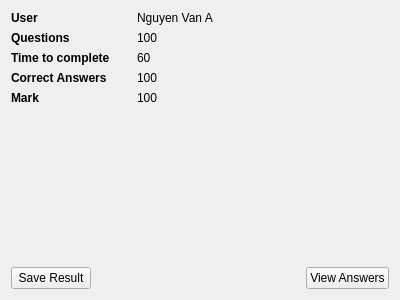
<?xml version="1.0" encoding="UTF-8"?>
<ui version="4.0">
 <class>FrmExamResult</class>
 <widget class="QWidget" name="FrmExamResult">
  <property name="geometry">
   <rect>
    <x>0</x>
    <y>0</y>
    <width>400</width>
    <height>300</height>
   </rect>
  </property>
  <property name="windowTitle">
   <string>Form</string>
  </property>
  <layout class="QGridLayout" name="gridLayout">
   <item row="6" column="0" colspan="2">
    <layout class="QHBoxLayout" name="horizontalLayout">
     <item>
      <widget class="QPushButton" name="pbSaveResult">
       <property name="text">
        <string>Save Result</string>
       </property>
      </widget>
     </item>
     <item>
      <spacer name="horizontalSpacer">
       <property name="orientation">
        <enum>Qt::Horizontal</enum>
       </property>
       <property name="sizeHint" stdset="0">
        <size>
         <width>40</width>
         <height>20</height>
        </size>
       </property>
      </spacer>
     </item>
     <item>
      <widget class="QPushButton" name="pbViewAns">
       <property name="text">
        <string>View Answers</string>
       </property>
      </widget>
     </item>
    </layout>
   </item>
   <item row="0" column="1">
    <widget class="QLabel" name="lblUser">
     <property name="text">
      <string>Nguyen Van A</string>
     </property>
    </widget>
   </item>
   <item row="2" column="0">
    <widget class="QLabel" name="label_6">
     <property name="maximumSize">
      <size>
       <width>120</width>
       <height>16777215</height>
      </size>
     </property>
     <property name="font">
      <font>
       <weight>75</weight>
       <bold>true</bold>
      </font>
     </property>
     <property name="text">
      <string>Time to complete</string>
     </property>
    </widget>
   </item>
   <item row="3" column="1">
    <widget class="QLabel" name="lblCorrects">
     <property name="text">
      <string>100</string>
     </property>
    </widget>
   </item>
   <item row="4" column="1">
    <widget class="QLabel" name="lblMark">
     <property name="text">
      <string>100</string>
     </property>
    </widget>
   </item>
   <item row="0" column="0">
    <widget class="QLabel" name="label_5">
     <property name="maximumSize">
      <size>
       <width>120</width>
       <height>16777215</height>
      </size>
     </property>
     <property name="font">
      <font>
       <weight>75</weight>
       <bold>true</bold>
      </font>
     </property>
     <property name="text">
      <string>User</string>
     </property>
    </widget>
   </item>
   <item row="3" column="0">
    <widget class="QLabel" name="label_3">
     <property name="maximumSize">
      <size>
       <width>120</width>
       <height>16777215</height>
      </size>
     </property>
     <property name="font">
      <font>
       <weight>75</weight>
       <bold>true</bold>
      </font>
     </property>
     <property name="text">
      <string>Correct Answers</string>
     </property>
    </widget>
   </item>
   <item row="4" column="0">
    <widget class="QLabel" name="label_10">
     <property name="maximumSize">
      <size>
       <width>120</width>
       <height>16777215</height>
      </size>
     </property>
     <property name="font">
      <font>
       <weight>75</weight>
       <bold>true</bold>
      </font>
     </property>
     <property name="text">
      <string>Mark</string>
     </property>
    </widget>
   </item>
   <item row="1" column="1">
    <widget class="QLabel" name="lblQuestionCount">
     <property name="text">
      <string>100</string>
     </property>
    </widget>
   </item>
   <item row="2" column="1">
    <widget class="QLabel" name="lblTime">
     <property name="text">
      <string>60</string>
     </property>
    </widget>
   </item>
   <item row="1" column="0">
    <widget class="QLabel" name="label_4">
     <property name="minimumSize">
      <size>
       <width>80</width>
       <height>0</height>
      </size>
     </property>
     <property name="maximumSize">
      <size>
       <width>120</width>
       <height>16777215</height>
      </size>
     </property>
     <property name="font">
      <font>
       <weight>75</weight>
       <bold>true</bold>
      </font>
     </property>
     <property name="text">
      <string>Questions</string>
     </property>
    </widget>
   </item>
   <item row="5" column="0" colspan="2">
    <spacer name="verticalSpacer">
     <property name="orientation">
      <enum>Qt::Vertical</enum>
     </property>
     <property name="sizeHint" stdset="0">
      <size>
       <width>20</width>
       <height>40</height>
      </size>
     </property>
    </spacer>
   </item>
  </layout>
 </widget>
 <resources/>
 <connections/>
</ui>
